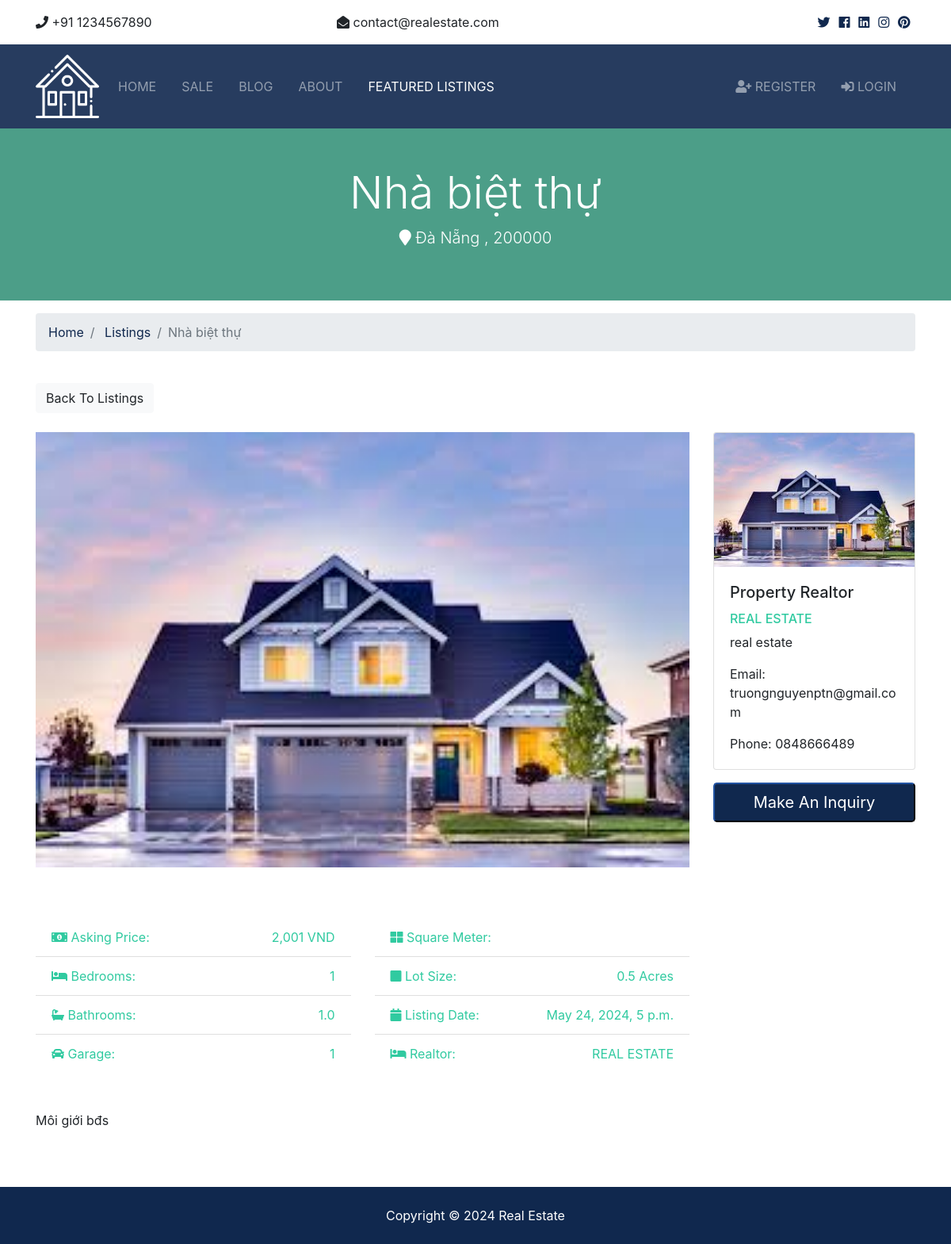
/listings/1, run on an earlier commit of the app's database.
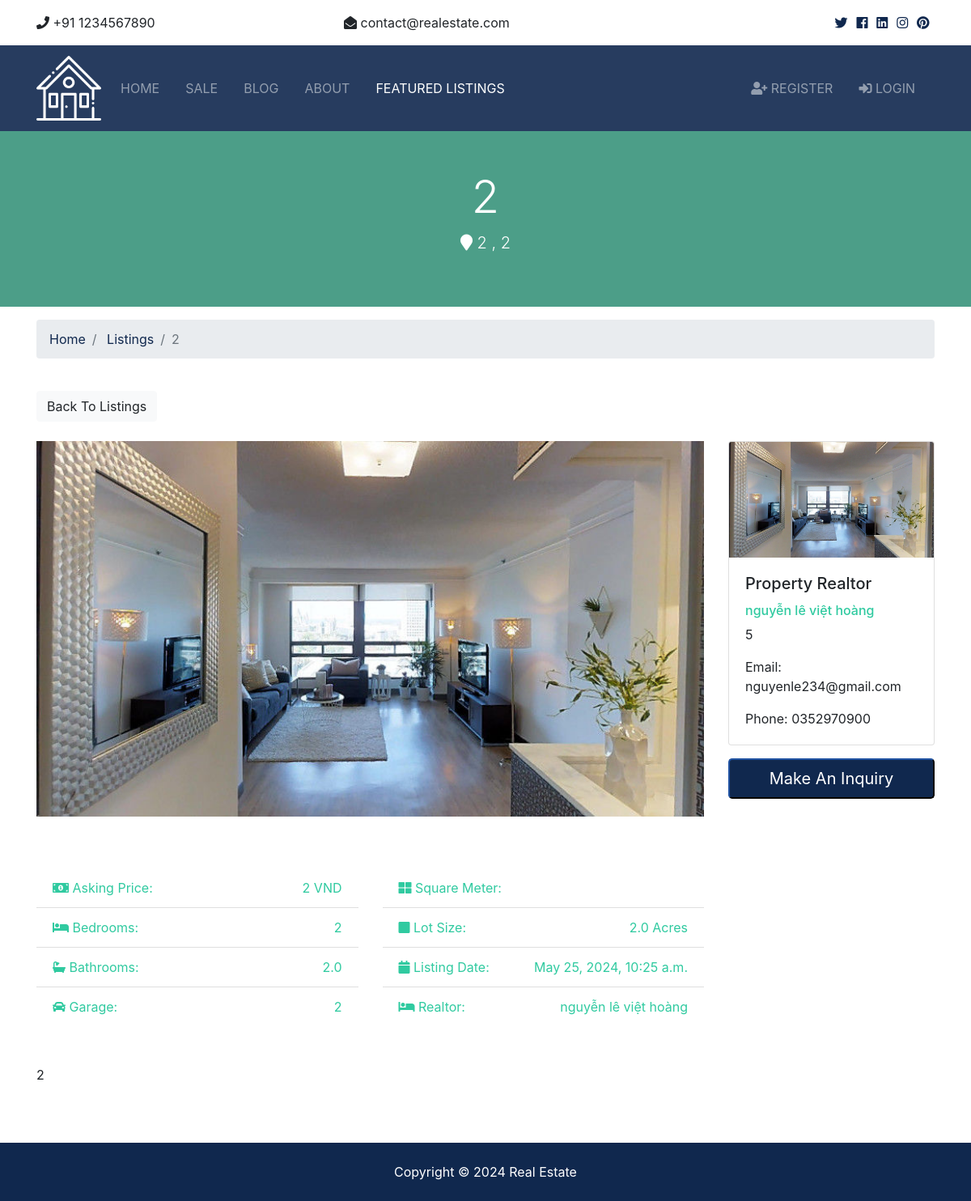
And on a later commit of the database.
### listings/models.py (models this page shows, shortened)
class Listing(models.Model):
  realtor = models.ForeignKey(Realtor, on_delete=models.DO_NOTHING)
  title = models.CharField(max_length=200)
  address = models.CharField(max_length=200)
  city = models.CharField(max_length=100)
  state = models.CharField(max_length=100)
  zipcode = models.CharField(max_length=20)
  description = models.TextField(blank=True)
  price = models.IntegerField()
  bedrooms = models.IntegerField()
  bathrooms = models.DecimalField(max_digits=2, decimal_places=1)
  garage = models.IntegerField(default=0)
  sqft = models.IntegerField()
  lot_size = models.DecimalField(max_digits=5, decimal_places=1)
  photo_main = models.ImageField(upload_to='photos/%Y/%m/%d/')
  photo_1 = models.ImageField(upload_to='photos/%Y/%m/%d/', blank=True)
  photo_2 = models.ImageField(upload_to='photos/%Y/%m/%d/', blank=True)
  photo_3 = models.ImageField(upload_to='photos/%Y/%m/%d/', blank=True)
  photo_4 = models.ImageField(upload_to='photos/%Y/%m/%d/', blank=True)
  photo_5 = models.ImageField(upload_to='photos/%Y/%m/%d/', blank=True)
  photo_6 = models.ImageField(upload_to='photos/%Y/%m/%d/', blank=True)
  is_published = models.BooleanField(default=True)
  list_date = models.DateTimeField(default=datetime.now, blank=True)

### realtors/models.py (models this page shows)
class Realtor(models.Model):
  name = models.CharField(max_length=200)
  photo = models.ImageField(upload_to='photos/%Y/%m/%d/')
  description = models.TextField(blank=True)
  phone = models.CharField(max_length=20)
  email = models.CharField(max_length=50)
  is_mvp = models.BooleanField(default=False)
  hire_date = models.DateTimeField(default=datetime.now, blank=True)
  def __str__(self):
    return self.name

### listings/views.py (the view)
# urls.py: path('<int:listing_id>', views.listing, name='listing'),
def listing(request, listing_id):
  listing = get_object_or_404(Listing, pk=listing_id)
  context = {
    'listing': listing
  }
  return render(request, 'listings/listing.html', context)

### templates/listings/listing.html (shortened to what this page needs)
{% extends 'base.html' %}
{% load humanize %}
{% load  %}
{% block content %}
<section id="showcase-inner" class="py-5 text-white">
    <div class="container">
      <div class="row text-center">
        <div class="col-md-12">
          <h1 class="display-4">{{ listing.title }}</h1>
          <p class="lead">
            <i class="fas fa-map-marker"></i> {{ listing.city }} {{ listing.state }}, {{ listing.zipcode }}</p>
        </div>
      </div>
    </div>
  </section>
  <section id="bc" class="mt-3">
    <div class="container">
      <nav>
        <ol class="breadcrumb">
          <li class="breadcrumb-item">
            <a href="{% url 'index' %}">Home</a>
          </li>
          <li class="breadcrumb-item">
            <a href="{% url 'listings' %}">Listings</a>
          </li>
          <li class="breadcrumb-item active">{{ listing.title }}</li>
        </ol>
      </nav>
    </div>
  </section>
  <section id="listing" class="py-4">
    <div class="container">
      <a href="{% url 'listings' %}" class="btn btn-light mb-4">Back To Listings</a>
      <div class="row">
        <div class="col-md-9">
          <img src="{{ listing.photo_main.url }}" alt="" class="img-main img-fluid mb-3">
          <div class="row mb-5 fields">
            <div class="col-md-6">
              <ul class="list-group list-group-flush">
                <li class="list-group-item text-secondary">
                  <i class="fas fa-money-bill-alt"></i> Asking Price:
                  <span class="float-right">{{ listing.price |intcomma  }} VND</span>
                </li>
                <li class="list-group-item text-secondary">
                  <i class="fas fa-bed"></i> Bedrooms:
                  <span class="float-right">{{ listing.bedrooms }}</span>
                </li>
                <li class="list-group-item text-secondary">
                  <i class="fas fa-bath"></i> Bathrooms:
                  <span class="float-right">{{ listing.bathrooms }}</span>
                </li>
                <li class="list-group-item text-secondary">
                  <i class="fas fa-car"></i> Garage:
                  <span class="float-right">{{ listing.garage }}
                  </span>
                </li>
              </ul>
            </div>
            <div class="col-md-6">
              <ul class="list-group list-group-flush">
                <li class="list-group-item text-secondary">
                  <i class="fas fa-th-large"></i> Square Meter:
                </li>
                <li class="list-group-item text-secondary">
                  <i class="fas fa-square"></i> Lot Size:
                  <span class="float-right">{{ listing.lot_size }} Acres
                  </span>
                </li>
                <li class="list-group-item text-secondary">
                  <i class="fas fa-calendar"></i> Listing Date:
                  <span class="float-right">{{ listing.list_date }}</span>
                </li>
                <li class="list-group-item text-secondary">
                  <i class="fas fa-bed"></i> Realtor:
                  <span class="float-right">{{ listing.realtor }}
                  </span>
                </li>
              </ul>
            </div>
          </div>
          <div class="row mb-5">
            <div class="col-md-12">
                {{ listing.description }}
            </div>
          </div>
        </div>
        <div class="col-md-3">
          <div class="card mb-3">
            <img class="card-img-top" src="{{ listing.realtor.photo.url }}" alt="">
            <div class="card-body">
              <h5 class="card-title">Property Realtor</h5>
              <h6 class="text-secondary">{{ listing.realtor }}</h6>
              <p class="card-text">{{ listing.realtor.description }}</p>
              <p class="card-text">Email: {{ listing.realtor.email }}</p>
              <p class="card-text">Phone: {{ listing.realtor.phone }}</p>
            </div>
          </div>
          <button class="btn-primary btn-block btn-lg" data-toggle="modal" data-target="#inquiryModal">Make An Inquiry</button>
        </div>
      </div>
    </div>
  </section>
{% endblock %}

What changed in the data, as far as the page shows it:
changed Listing: title "Nhà biệt thự" → "2"; city "Đà Nẵng" → "2"; zipcode "200000" → "2"; photo_main: a different picture; price "2,001" → "2"; bedrooms "1" → "2"; bathrooms "1.0" → "2.0"; garage "1" → "2"; lot_size "0.5" → "2.0"; list_date "May 24, 2024, 5 p.m." → "May 25, 2024, 10:25 a.m."; realtor "REAL ESTATE" → "nguyễn lê việt hoàng"; description "Môi giới bđs" → "2"; realtor.photo: a different picture; realtor.description "real estate" → "5"; realtor.email "truongnguyenptn@gmail.com" → "nguyenle234@gmail.com"; realtor.phone "0848666489" → "0352970900"
